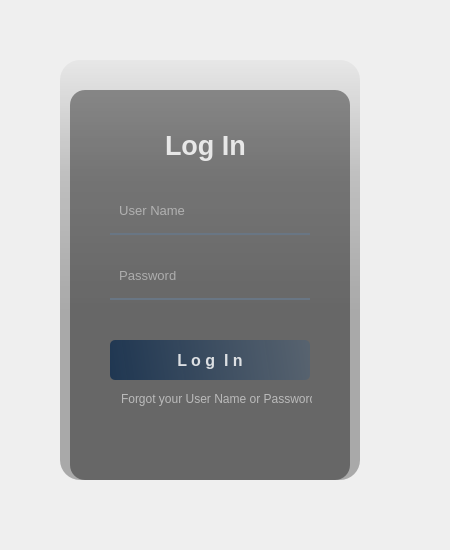
<?xml version="1.0" encoding="UTF-8"?>
<ui version="4.0">
 <class>Form</class>
 <widget class="QWidget" name="Form">
  <property name="geometry">
   <rect>
    <x>0</x>
    <y>0</y>
    <width>450</width>
    <height>550</height>
   </rect>
  </property>
  <property name="windowTitle">
   <string>Form</string>
  </property>
  <widget class="QWidget" name="widget" native="true">
   <property name="geometry">
    <rect>
     <x>30</x>
     <y>30</y>
     <width>370</width>
     <height>480</height>
    </rect>
   </property>
   <property name="styleSheet">
    <string notr="true">QPushButton#pushButton{	
	background-color: qlineargradient(spread:pad, x1:0, y1:0.505682, x2:1, y2:0.477, stop:0 rgba(20, 47, 78, 219), stop:1 rgba(85, 98, 112, 226));
	color:rgba(255, 255, 255, 210);
	border-radius:5px;
}
QPushButton#pushButton:hover{	
	background-color: qlineargradient(spread:pad, x1:0, y1:0.505682, x2:1, y2:0.477, stop:0 rgba(40, 67, 98, 219), stop:1 rgba(105, 118, 132, 226));
}
QPushButton#pushButton:pressed{	
	padding-left:5px;
	padding-top:5px;
	background-color:rgba(105, 118, 132, 200);
}

QPushButton#pushButton_2, #pushButton_3, #pushButton_4, #pushButton_5{	
	background-color: rgba(0, 0, 0, 0);
	color:rgba(85, 98, 112, 255);
}
QPushButton#pushButton_2:hover, #pushButton_3:hover, #pushButton_4:hover, #pushButton_5:hover{	
	color:rgba(155, 168, 182, 220);
}
QPushButton#pushButton_2:pressed, #pushButton_3:pressed, #pushButton_4:pressed, #pushButton_5:pressed{	
	padding-left:5px;
	padding-top:5px;
	color:rgba(115, 128, 142, 255);
}</string>
   </property>
   <widget class="QLabel" name="label">
    <property name="geometry">
     <rect>
      <x>30</x>
      <y>30</y>
      <width>300</width>
      <height>420</height>
     </rect>
    </property>
    <property name="styleSheet">
     <string notr="true">border-image: url(:/images/background.png);
border-radius:20px;</string>
    </property>
    <property name="text">
     <string/>
    </property>
   </widget>
   <widget class="QLabel" name="label_2">
    <property name="geometry">
     <rect>
      <x>30</x>
      <y>30</y>
      <width>300</width>
      <height>420</height>
     </rect>
    </property>
    <property name="styleSheet">
     <string notr="true">background-color: qlineargradient(spread:pad, x1:0, y1:0, x2:0, y2:0.715909, stop:0 rgba(0, 0, 0, 9), stop:0.375 rgba(0, 0, 0, 50), stop:0.835227 rgba(0, 0, 0, 75));
border-radius:20px;</string>
    </property>
    <property name="text">
     <string/>
    </property>
   </widget>
   <widget class="QLabel" name="label_3">
    <property name="geometry">
     <rect>
      <x>40</x>
      <y>60</y>
      <width>280</width>
      <height>390</height>
     </rect>
    </property>
    <property name="styleSheet">
     <string notr="true">background-color:rgba(0, 0, 0, 100);
border-radius:15px;</string>
    </property>
    <property name="text">
     <string/>
    </property>
   </widget>
   <widget class="QLabel" name="label_4">
    <property name="geometry">
     <rect>
      <x>135</x>
      <y>95</y>
      <width>90</width>
      <height>40</height>
     </rect>
    </property>
    <property name="font">
     <font>
      <pointsize>20</pointsize>
      <weight>75</weight>
      <bold>true</bold>
     </font>
    </property>
    <property name="styleSheet">
     <string notr="true">color:rgba(255, 255, 255, 210);</string>
    </property>
    <property name="text">
     <string>Log In</string>
    </property>
   </widget>
   <widget class="QLineEdit" name="lineEdit">
    <property name="geometry">
     <rect>
      <x>80</x>
      <y>165</y>
      <width>200</width>
      <height>40</height>
     </rect>
    </property>
    <property name="font">
     <font>
      <pointsize>10</pointsize>
     </font>
    </property>
    <property name="styleSheet">
     <string notr="true">background-color:rgba(0, 0, 0, 0);
border:none;
border-bottom:2px solid rgba(105, 118, 132, 255);
color:rgba(255, 255, 255, 230);
padding-bottom:7px;</string>
    </property>
    <property name="placeholderText">
     <string>  User Name</string>
    </property>
   </widget>
   <widget class="QLineEdit" name="lineEdit_2">
    <property name="geometry">
     <rect>
      <x>80</x>
      <y>230</y>
      <width>200</width>
      <height>40</height>
     </rect>
    </property>
    <property name="font">
     <font>
      <pointsize>10</pointsize>
     </font>
    </property>
    <property name="styleSheet">
     <string notr="true">background-color:rgba(0, 0, 0, 0);
border:none;
border-bottom:2px solid rgba(105, 118, 132, 255);
color:rgba(255, 255, 255, 230);
padding-bottom:7px;</string>
    </property>
    <property name="echoMode">
     <enum>QLineEdit::Password</enum>
    </property>
    <property name="placeholderText">
     <string>  Password</string>
    </property>
   </widget>
   <widget class="QPushButton" name="pushButton">
    <property name="geometry">
     <rect>
      <x>80</x>
      <y>310</y>
      <width>200</width>
      <height>40</height>
     </rect>
    </property>
    <property name="font">
     <font>
      <pointsize>12</pointsize>
      <weight>75</weight>
      <bold>true</bold>
     </font>
    </property>
    <property name="text">
     <string>L o g  I n</string>
    </property>
   </widget>
   <widget class="QLabel" name="label_5">
    <property name="geometry">
     <rect>
      <x>91</x>
      <y>358</y>
      <width>191</width>
      <height>21</height>
     </rect>
    </property>
    <property name="styleSheet">
     <string notr="true">color:rgba(255, 255, 255, 140);</string>
    </property>
    <property name="text">
     <string>Forgot your User Name or Password? </string>
    </property>
   </widget>
  </widget>
 </widget>
 <resources>
  <include location="res.qrc"/>
 </resources>
 <connections/>
</ui>
